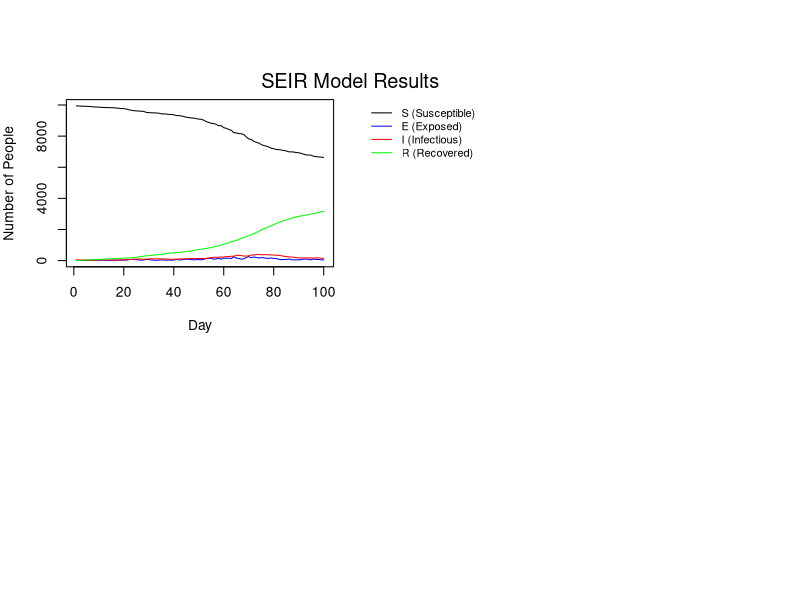

Generate this figure with R:
###########################################################
# File:    Submission.R
# Authors: Colin McDonagh (s2213748), Matthew Poole (s2892092)
# , James Horn (s2304075)
# Date:    2025-10-13
###########################################################
#
### About
#
# This document contains an implementation of an SEIR model as 
# described in the Extended Statistical Programming module.
#
#
### Contributions:
#
# All members attended the majority of workshops and communicated remotely about progress made outside of
# class time.
#
# Colin McDonagh (%)  
#                      
#                     
#                      
#                      
#
# Matthew Poole  (%)  
#                      
#                      
#                      
#                       
#
# James Horn     (%)  
#                     
#                     
#

n = 10000; hmax = 5
h1 <- rep(rep(1:n, sample(1:hmax,n, replace=TRUE)), length.out=n)
beta <- runif(n)

get.net = function(beta, h, n_c=15) {
  #' Creates a list of vectors, with each vector at position i containing the indices of people that person i is connected with socially.
  #' This is done by looping through each person, calculating their network based on the probability they are connected to someone else, 
  #' and then recording these values at position i of the list, and then recording the value i at each index of the list of the person
  #' in the social network
  #' @param beta A list of uniform random deviates
  #' @param h a vector describing who shares houses
  #' @param n_c a value dictating the average number of connections per person.
  #' 
  #' @return a list of vectors, with the vector at position i being the social network of person i.
  
  
  n <- length(h)
  
  # Create a list of vectors for who shares a house with who, as people sharing houses cannot be in the same social network.
  house_network <- lapply(h, function(x) which(x == h))
  
  # Generate an empty list to populate with connections
  social_network <- vector("list",n)
  
  # loop through each person in the network
  for (i in 1:n) {
    # Create probabilities that person i is connected with each other person. 
    # Only consider person i and onwards as these values will be symmetric.
    network_probs <- c(rep(0,i-1), (beta[i]*n_c*beta[i:n])/(mean(beta)^2*(n-1))) 
    
    # Create probabilities to compare the network probs with.
    # The first i values are 1 as the first (i-1) have already been assigned networks, and person i cannot be in a network with themself. 
    probs <- c(rep(1,i), runif(n-i))
    
    # Assign the indices of people sharing a network to a vector, and exclude anyone who lives with them
    social_indices <- which(network_probs > probs)[-house_network[[i]]]
    
    # append the indices of people in person i's network to the list
    social_network[[i]] <- c(social_network[[i]], social_indices)
    
    # append person i to the network of each person in person i's network
    social_network[social_indices] <- lapply(social_network[social_indices], function(x) c(x, i))
  }
  
  return(social_network)
}


nseir <- function(beta,h,alink,alpha=c(.1,.01,.01),delta=.2,gamma=.4,nc=15, nt = 100,pinf = .005){
  n <- length(h)
  ni <- round(n * pinf)

  k <- (alpha[3]*nc*beta)/(mean(beta)^2*(n-1))
  
  x <- rep(0, n)
  
  start_inf <- sample(1:n, ni, replace=FALSE)
  x[start_inf] <- 2
  
  S <- E <- I <- R <- t_vec <- rep(0,nt)
  S[1] <- sum(x==0)
  I[1] <- sum(x==2)

  pre_unif1 <- matrix(runif(n * nt), nrow = nt, ncol = n)
  pre_unif2 <- matrix(runif(n * nt), nrow = nt, ncol = n)
  
  for (t in 2:nt){

    any_inf_vec <- rep(0,n)
    
    ii_inf <- which(x==2)
    
    for (i in ii_inf){
      house_ii <- which(h==h[i])
      pnet_ii <- alink[[i]]
      
      personal_con <- rep(0,n)
      personal_con[house_ii] <- alpha[1]
      personal_con[pnet_ii] <- alpha[2]
      
      rnet_con <- beta[i] * k
      
      unif1 <- pre_unif1[, t]
      unif2 <- pre_unif2[, t]
      
      inf_vec1 <- personal_con >= unif1
      inf_vec2 <- rnet_con >= unif2
      
      inf_vec <- inf_vec1 | inf_vec2
      
      any_inf_vec <- inf_vec | any_inf_vec
    }
    
    u <- runif(n) ## uniform random deviates
    x[x==2&u<delta] <- 3 ## I -> R with prob delta 
    x[x==1&u<gamma] <- 2 ## E -> I with prob gamma 
    x[x==0&(1*any_inf_vec)==1] <- 1 ## S -> E with prob beta*I[i-1] 
    S[t] <- sum(x==0); E[t] <- sum(x==1)
    I[t] <- sum(x==2); R[t] <- sum(x==3)
    t_vec[t] <- t
  }  
  return(list(S=S,E=E,I=I,R=R,t=t_vec))
}

plot_seir = function(seir_results_list, title = 'SEIR Model Results') {

    #' Plot SEIR Model Results
    #'
    #' Plots a list of SEIR model results in a 2x2 grid layout, showing the
    #' evolution of SEIR (Susceptible, Exposed, Infectious, Recovered) 
    #' compartments for one or more simulation results. Each element of
    #' `seir_results_list` should be a list containing vectors `S`, `E`,
    #' `I`, and `R` representing daily counts of individuals in each state.
    #' 
    #' @param seir_results_list A list of all model results
    #' @param title optional title for overall window
    #'     

    # Generate the grid layout with margin outside layout for legend
    par(mfrow = c(2, 2), mar = c(4, 4, 2, 1), oma = c(0, 0, 4, 6))

    for (i in seq_along(seir_results_list)) {
        
        # Obtain results timeframe in days
        seir_results <- seir_results_list[[i]]
        n_days <- length(seir_results$S)
        days <- 1:n_days


        max_y <- max(c(seir_results$S, seir_results$E, seir_results$I), na.rm = TRUE)

        # Generate line graphs for each class member of the population per day
        plot(
            days
            , seir_results$S
            , type = "l"
            , col = "black"
            , ylim = c(0, max_y)
            , xlab = "Day"
            , ylab = "Number of People"
        )
        lines(days, seir_results$E, col = "blue")
        lines(days, seir_results$I, col = "red")
        lines(days, seir_results$R, col = "green")
    }

    # End layout plotting
    par(xpd = NA)

    # Create a clear legend for all plots
    legend("topright",
        inset = c(-0.55, 0),
        legend = c("S (Susceptible)", "E (Exposed)", "I (Infectious)", "R (Recovered)"),
        col = c("black", "blue", "red", "green"),
        lty = 1,
        xpd = NA,
        bty = "n",
        cex = 0.8)

    # Add a title for the overall window
    mtext(title, outer = TRUE, line = -1.5, cex = 1.2)
}

# Run Simulation
alink <- get.net(runif(n), h1, 15)
results_list <- list(
    nseir(beta, h1, alink)

)
plot_seir(results_list)
